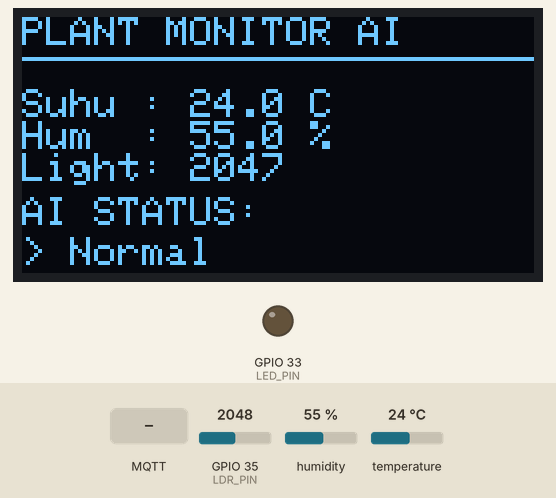
Recording of a sketch running on a simulated ESP32. Parts: 128×64 one-colour display, output pins drawn as LEDs (lit = HIGH). The inputs (shaded band) are chosen by the test bench; at power-on: humidity 55 %, GPIO 35 (LDR_PIN) = 2048, temperature 24 °C. WiFi joins after 1.5 s; servers stay silent unless stated; random numbers use the default seed unless the sketch sets one; no MQTT or app messages arrive unless stated; what the sketch prints to the serial monitor is not drawn.

Above: at 3.6 s.
3.7 s: MQTT message "LED_ON" arrives on the first subscribed topic
At 6.9 s:
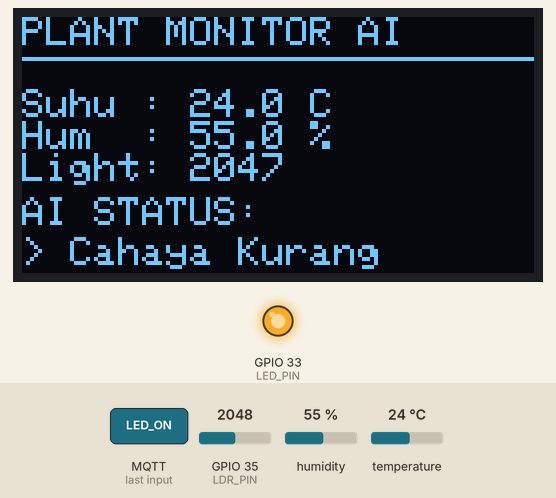
7.5 s: humidity set to 22 %
At 10.2 s:
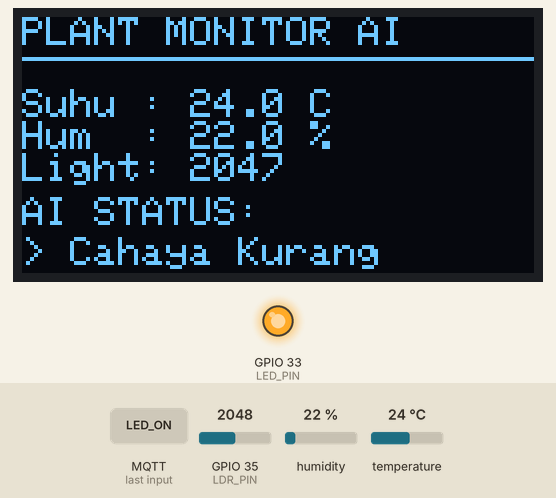
10.5 s: MQTT message "LED_OFF" arrives on the first subscribed topic
At 12.7 s:
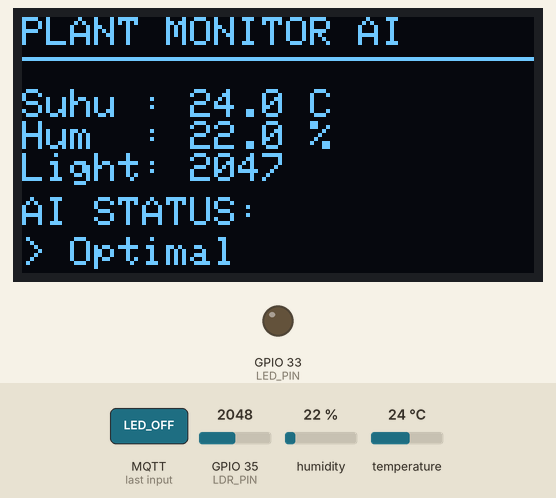
13.5 s: MQTT message "SUHU_TINGGI" arrives on the first subscribed topic
At 16.2 s:
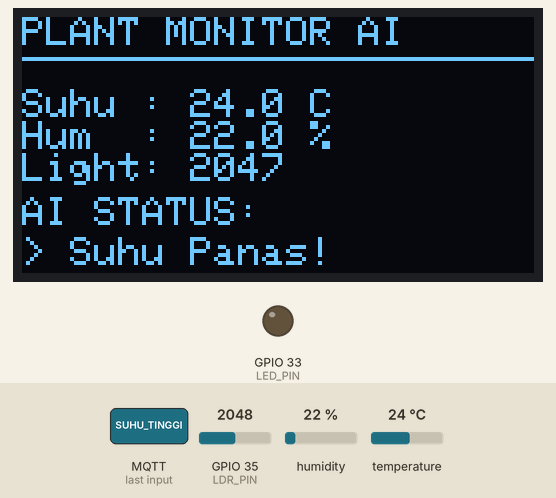
16.5 s: GPIO 35 (LDR_PIN) set to 2866
At 18.5 s:
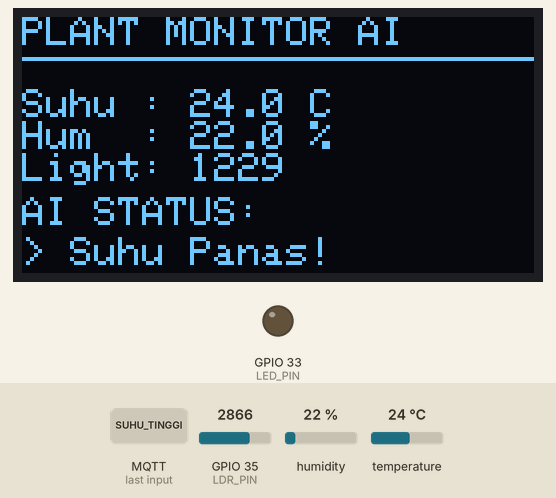
19.5 s: MQTT message "LED_ON" arrives on the first subscribed topic
At 22.1 s:
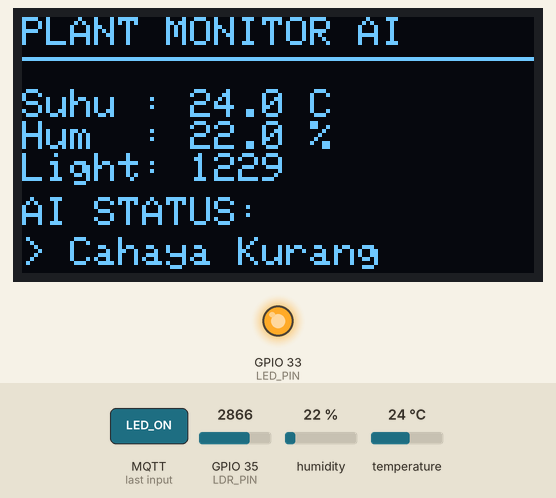
Timing chart, 0 to 23.5 s (numbered marks = the images above; inputs shaded):
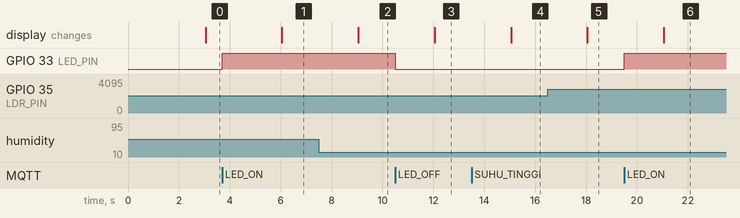

Measured:
- after the input at 3.7 s, GPIO 33 (LED_PIN): LOW → HIGH at once; the display: changes after 2.4 s (image 1)
- after the input at 7.5 s, the display: changes after 1.6 s (image 2)
- after the input at 10.5 s, GPIO 33 (LED_PIN): HIGH → LOW at once; the display: changes after 1.6 s (image 3)
- after the input at 13.5 s, the display: changes after 1.6 s (image 4)
- after the input at 16.5 s, the display: changes after 1.6 s (image 5)
- after the input at 19.5 s, GPIO 33 (LED_PIN): LOW → HIGH at once; the display: changes after 1.6 s (image 6)

The sketch:

arduino_copy_20260114112033.ino
```cpp
#include <Wire.h>
#include <Adafruit_SSD1306.h>
#include <Adafruit_GFX.h>
#include "DHT.h"
#include <WiFi.h>
#include <PubSubClient.h>
#include <ArduinoJson.h>

// === 1. KONFIGURASI PIN ===
#define OLED_SCL_PIN 26
#define OLED_SDA_PIN 25
#define LED_PIN      33
#define DHTPIN       32
#define LDR_PIN      35

#define DHTTYPE DHT11

// === KONFIGURASI OLED ===
#define SCREEN_WIDTH 128
#define SCREEN_HEIGHT 64
Adafruit_SSD1306 display(SCREEN_WIDTH, SCREEN_HEIGHT, &Wire, -1);

DHT dht(DHTPIN, DHTTYPE);

// === KONFIGURASI WIFI & MQTT ===
const char* ssid = "12";
const char* password = "11111111";
const char* mqtt_server = "broker.hivemq.com";
const char* mqtt_topic_pub = "plant/data";
const char* mqtt_topic_sub = "plant/perintah";

WiFiClient espClient;
PubSubClient client(espClient);

// Variabel Global
String statusAI = "Normal";
String statusLED = "OFF";
unsigned long lastMsg = 0;

// === 2. PERUBAHAN PENTING PADA CALLBACK ===
void callback(char* topic, byte* payload, unsigned int length) {
  String message = "";
  for (int i = 0; i < length; i++) {
    message += (char)payload[i];
  }

  Serial.println("\n[MQTT] Pesan Terbaca: " + message);

  // Pemetaan pesan dari Backend ke Aksi & Status Tampilan
  if (message == "LED_ON") {
    digitalWrite(LED_PIN, HIGH);
    statusLED = "ON";
    statusAI = "Cahaya Kurang";
  }
  else if (message == "LED_OFF") {
    digitalWrite(LED_PIN, LOW);
    statusLED = "OFF";
    statusAI = "Optimal";
  }
  else if (message == "SUHU_TINGGI") {
    // Saat suhu tinggi, biasanya LED dimatikan untuk mengurangi panas tambahan
    digitalWrite(LED_PIN, LOW);
    statusLED = "OFF";
    statusAI = "Suhu Panas!";
  }
}

void setup_wifi() {
  delay(10);
  Serial.print("\nMenghubungkan ke "); Serial.println(ssid);
  WiFi.begin(ssid, password);
  while (WiFi.status() != WL_CONNECTED) {
    delay(500);
    Serial.print(".");
  }
  Serial.println("\nWiFi Terhubung!");
}

void reconnect() {
  while (!client.connected()) {
    Serial.print("Mencoba koneksi MQTT...");
    String clientId = "ESP32_Plant_" + String(random(0, 999));
    if (client.connect(clientId.c_str())) {
      Serial.println(" TERHUBUNG!");
      client.subscribe(mqtt_topic_sub);
    } else {
      Serial.print(" Gagal, rc="); Serial.print(client.state());
      Serial.println(" Mencoba lagi dalam 5 detik...");
      delay(5000);
    }
  }
}

void setup() {
  Serial.begin(115200);

  pinMode(LDR_PIN, INPUT);
  pinMode(LED_PIN, OUTPUT);
  digitalWrite(LED_PIN, LOW);

  Wire.begin(OLED_SDA_PIN, OLED_SCL_PIN);
  dht.begin();

  if(!display.begin(SSD1306_SWITCHCAPVCC, 0x3C)) {
    Serial.println(F("OLED Gagal!"));
    for(;;);
  }

  display.clearDisplay();
  display.setTextColor(WHITE);
  display.setTextSize(1);
  display.setCursor(20, 25);
  display.println("SISTEM DIMULAI");
  display.display();

  setup_wifi();
  client.setServer(mqtt_server, 1883);
  client.setCallback(callback);
}

void loop() {
  if (!client.connected()) {
    reconnect();
  }
  client.loop();

  unsigned long now = millis();
  if (now - lastMsg > 3000) {
    lastMsg = now;

    float suhu = dht.readTemperature();
    float hum = dht.readHumidity();

    // ADC 12-bit (0-4095). Balik nilai: Gelap (4095) jadi 0, Terang (0) jadi 4095
    int rawLDR = analogRead(LDR_PIN);
    int cahayaSesuai = 4095 - rawLDR;

    if (isnan(suhu) || isnan(hum)) {
      Serial.println("Sensor Error!");
      return;
    }

    // Tampilan OLED
    display.clearDisplay();
    display.setCursor(0, 0);
    display.println("PLANT MONITOR AI");
    display.drawLine(0, 10, 128, 10, WHITE);

    display.setCursor(0, 18);
    display.print("Suhu : "); display.print(suhu, 1); display.println(" C");
    display.print("Hum  : "); display.print(hum, 1); display.println(" %");
    display.print("Light: "); display.println(cahayaSesuai);

    display.setCursor(0, 45);
    display.println("AI STATUS:");
    display.setCursor(0, 55);
    display.print("> "); display.print(statusAI);

    display.display();

    // Kirim JSON ke MQTT
    StaticJsonDocument<200> doc;
    doc["suhu"] = suhu;
    doc["kelembaban"] = hum;
    doc["cahaya_ldr"] = cahayaSesuai;
    doc["led_status"] = statusLED;

    char buffer[200];
    serializeJson(doc, buffer);
    client.publish(mqtt_topic_pub, buffer);

    Serial.println("--------------------------------");
    Serial.print("Suhu       : "); Serial.print(suhu); Serial.println(" °C");
    Serial.print("Kelembaban : "); Serial.print(hum); Serial.println(" %");
    Serial.print("Cahaya LDR : "); Serial.println(cahayaSesuai);
    Serial.print("Status LED : "); Serial.println(statusLED);
    Serial.print("Pesan MQTT : "); Serial.println(buffer); // Menampilkan JSON yang dikirim
    Serial.println("--------------------------------");
  }
}
```
